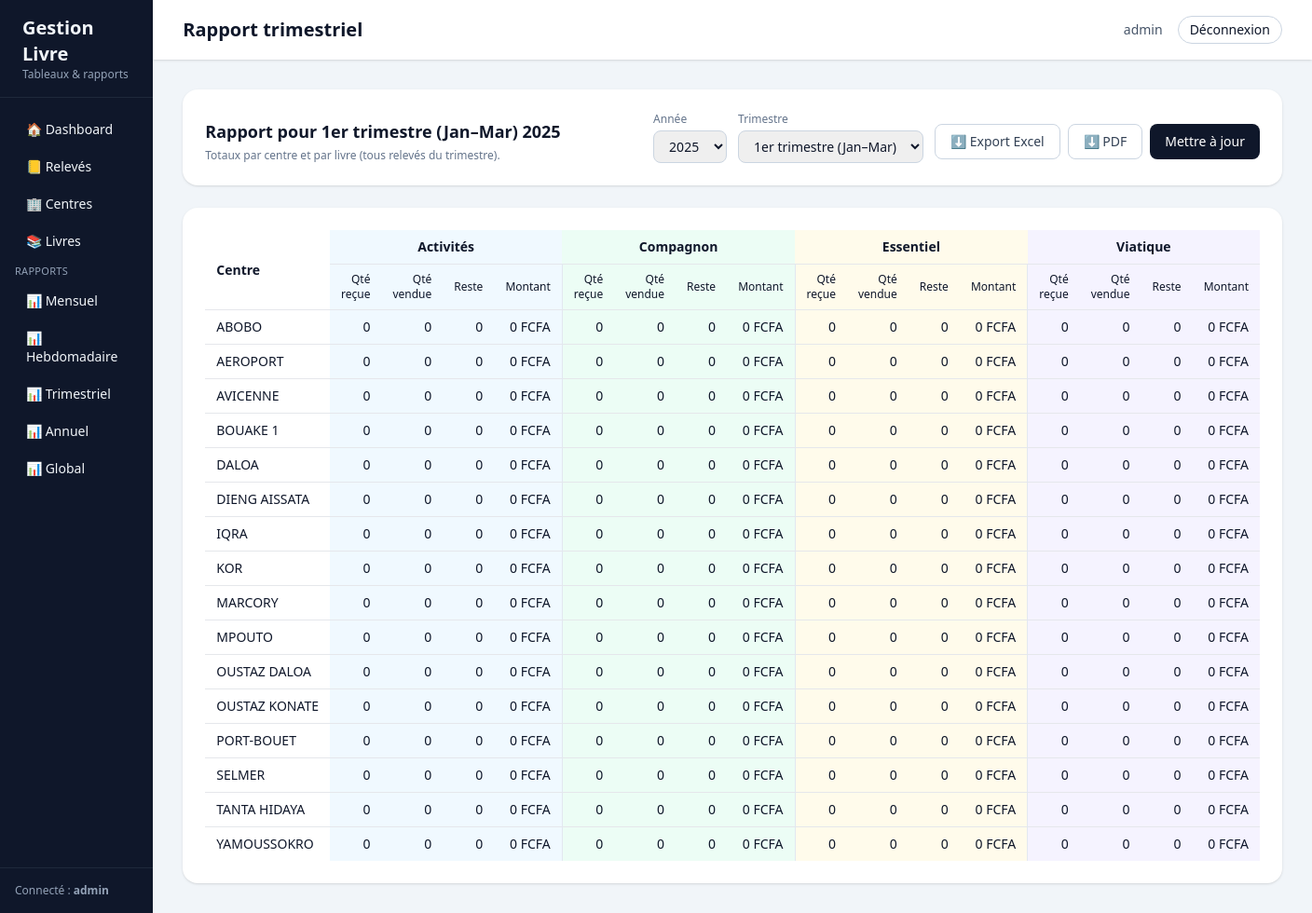
Page /rapports/trimestre/ (signed in) on the committed database.
### accounts/models.py (models this page shows, shortened)
class User(AbstractUser):
    ROLE_ADMIN = "ADMIN"
    ROLE_CENTRE = "CENTRE"
    ROLE_CHOICES = (
        (ROLE_ADMIN, "Administrateur"),
        (ROLE_CENTRE, "Centre"),
    )
    role = models.CharField(
        max_length=20,
        choices=ROLE_CHOICES,
        default=ROLE_CENTRE,
    )
    centre = models.ForeignKey(
        "gestion.Centre",
        on_delete=models.SET_NULL,
        null=True,
        blank=True,
        related_name="utilisateurs",
    )
    def is_centre(self):
        return self.role == self.ROLE_CENTRE

### gestion/models.py (models this page shows, shortened)
class Livre(models.Model):
    code = models.CharField(
        max_length=50,
        unique=True,
        help_text="Ex: COMPAGNON_180"
    )
    nom = models.CharField(
        max_length=100,
        help_text="Ex: Compagnon"
    )
    pages = models.PositiveIntegerField(default=0)
    prix_unitaire_defaut = models.DecimalField(
        max_digits=10,
        decimal_places=2,
        help_text="Prix par défaut (peut être modifié par centre/période)."
    )

class Centre(models.Model):
    nom = models.CharField(max_length=100, unique=True)
    ville = models.CharField(max_length=100, blank=True)
    contact = models.CharField(max_length=100, blank=True)

### gestion/views.py (the view)
# urls.py: path("rapports/trimestre/", rapport_trimestriel, name="rapport_trimestriel"),
@login_required
def rapport_trimestriel(request):
    today = timezone.now().date()
    try:
        year = int(request.GET.get("year", today.year))
    except ValueError:
        year = today.year
    try:
        quarter = int(request.GET.get("quarter", 1))
    except ValueError:
        quarter = 1
    date_debut, date_fin = _quarter_range(year, quarter)
    releves = ReleveCentreLivre.objects.filter(
        date_fin__gte=date_debut,
        date_fin__lte=date_fin,
    )
    user = request.user
    if hasattr(user, "is_centre") and user.is_centre() and user.centre_id:
        releves = releves.filter(centre=user.centre)
        centres = Centre.objects.filter(pk=user.centre_id)
    else:
        centres = Centre.objects.all().order_by("nom")
    livres = list(Livre.objects.all().order_by("nom"))
    rows = []
    for centre in centres:
        row = {"centre": centre, "livres": []}
        for livre in livres:
            agg = releves.filter(centre=centre, livre=livre).aggregate(
                q_recue=Sum("quantite_recue"),
                q_vendue=Sum("quantite_vendue"),
                montant=Sum("montant_ventes"),
                reste=Sum("quantite_reste"),
            )
            row["livres"].append(
                {
                    "livre": livre,
                    "q_recue": agg["q_recue"] or 0,
                    "q_vendue": agg["q_vendue"] or 0,
                    "reste": agg["reste"] or 0,
                    "montant": agg["montant"] or 0,
                }
            )
        rows.append(row)
    current_year = today.year
    year_choices = list(range(current_year - 5, current_year + 2))
    quarter_choices = [
        (1, "1er trimestre (Jan–Mar)"),
        (2, "2e trimestre (Avr–Jun)"),
        (3, "3e trimestre (Jul–Sep)"),
        (4, "4e trimestre (Oct–Déc)"),
    ]
    quarter_label = dict(quarter_choices).get(quarter, "")
    context = {
        "year": year,
        "quarter": quarter,
        "quarter_label": quarter_label,
        "year_choices": year_choices,
        "quarter_choices": quarter_choices,
        "livres": livres,
        "rows": rows,
        "colspan": 1 + len(livres) * 4,
    }
    return render(request, "gestion/rapport_trimestriel.html", context)

### gestion/views.py (called while the page is built)
def _month_range(year: int, month: int):
    start = date(year, month, 1)
    if month == 12:
        end = date(year + 1, 1, 1) - timedelta(days=1)
    else:
        end = date(year, month + 1, 1) - timedelta(days=1)
    return start, end

def _quarter_range(year: int, quarter: int):
    from math import ceil
    if quarter < 1:
        quarter = 1
    if quarter > 4:
        quarter = 4
    start_month = (quarter - 1) * 3 + 1  # 1, 4, 7, 10
    end_month = start_month + 2          # 3, 6, 9, 12
    start, _ = _month_range(year, start_month)
    _, end = _month_range(year, end_month)
    return start, end

### templates/gestion/rapport_trimestriel.html (shortened to what this page needs)
{% extends "base.html" %}
{% block header_title %}Rapport trimestriel{% endblock %}
{% block content %}
<div class="space-y-6">
  <div class="bg-white rounded-2xl shadow p-4 md:p-6 flex flex-col md:flex-row md:items-end md:justify-between gap-4">
    <div>
      <h1 class="text-lg font-semibold">
        Rapport pour {{ quarter_label }} {{ year }}
      </h1>
      <p class="text-xs text-slate-500 mt-1">
        Totaux par centre et par livre (tous relevés du trimestre).
      </p>
    </div>
    <form method="get" class="flex flex-wrap items-end gap-3 text-sm">
      <div>
        <label class="block text-xs font-medium text-slate-500 mb-1">
          Année
        </label>
        <select name="year"
                class="rounded-lg border border-slate-300 px-3 py-1.5 text-sm focus:outline-none focus:ring-2 focus:ring-slate-900">
          {% for y in year_choices %}
            <option value="{{ y }}" {% if y == year %}selected{% endif %}>
              {{ y }}
            </option>
          {% endfor %}
        </select>
      </div>
      <div>
        <label class="block text-xs font-medium text-slate-500 mb-1">
          Trimestre
        </label>
        <select name="quarter"
                class="rounded-lg border border-slate-300 px-3 py-1.5 text-sm focus:outline-none focus:ring-2 focus:ring-slate-900">
          {% for q, label in quarter_choices %}
            <option value="{{ q }}" {% if q == quarter %}selected{% endif %}>
              {{ label }}
            </option>
          {% endfor %}
        </select>
      </div>
      <div class="pb-1 flex gap-2">
        <a href="{% url 'export_rapport_trimestriel_excel' %}?year={{ year }}&quarter={{ quarter }}"
           class="rounded-lg border border-slate-300 px-4 py-2 text-sm font-medium text-slate-700 hover:bg-slate-50">
          ⬇️ Export Excel
        </a>
        <a href="{% url 'export_rapport_trimestriel_pdf' %}?year={{ year }}&month={{ month }}"
           class="rounded-lg border border-slate-300 px-4 py-2 text-sm font-medium text-slate-700 hover:bg-slate-50">
          ⬇️ PDF
        </a>
        <button type="submit"
                class="rounded-lg bg-slate-900 text-white px-4 py-2 text-sm font-medium hover:bg-slate-800">
          Mettre à jour
        </button>
      </div>
    </form>
  </div>
  <div class="bg-white rounded-2xl shadow p-4 md:p-6 overflow-x-auto">
    {% include "gestion/rapport_table.html" %}
  </div>
</div>
{% endblock %}

### templates/base.html (shortened to what this page needs)
<!DOCTYPE html>
<html lang="fr">
<head>
  <script src="https://cdn.tailwindcss.com"></script>
</head>
<body class="bg-slate-100 text-slate-900">
  <div class="min-h-screen flex"
       style="padding-top: env(safe-area-inset-top); padding-bottom: env(safe-area-inset-bottom);">
    <aside class="w-64 bg-slate-900 text-slate-100 hidden md:flex flex-col">
      <div class="px-6 py-4 border-b border-slate-800">
        <h1 class="text-xl font-bold">Gestion Livre</h1>
        <p class="text-xs text-slate-400">Tableaux &amp; rapports</p>
      </div>
      <nav class="flex-1 px-4 py-4 space-y-1 text-sm">
        <a href="{% url 'dashboard' %}" class="block px-3 py-2 rounded-lg hover:bg-slate-800">
          🏠 Dashboard
        </a>
        <a href="{% url 'releve_list' %}" class="block px-3 py-2 rounded-lg hover:bg-slate-800">
          📒 Relevés
        </a>
        <a href="{% url 'centre_list' %}" class="block px-3 py-2 rounded-lg hover:bg-slate-800">
          🏢 Centres
        </a>
        <a href="{% url 'livre_list' %}" class="block px-3 py-2 rounded-lg hover:bg-slate-800">
          📚 Livres
        </a>
        <p class="mt-4 mb-1 text-[11px] uppercase tracking-wide text-slate-400">
          Rapports
        </p>
        <a href="{% url 'rapport_mensuel' %}" class="block px-3 py-2 rounded-lg hover:bg-slate-800">
          📊 Mensuel
        </a>
        <a href="{% url 'rapport_hebdomadaire' %}" class="block px-3 py-2 rounded-lg hover:bg-slate-800">
          📊 Hebdomadaire
        </a>
        <a href="{% url 'rapport_trimestriel' %}" class="block px-3 py-2 rounded-lg hover:bg-slate-800">
          📊 Trimestriel
        </a>
        <a href="{% url 'rapport_annuel' %}" class="block px-3 py-2 rounded-lg hover:bg-slate-800">
          📊 Annuel
        </a>
        <a href="{% url 'rapport_global' %}" class="block px-3 py-2 rounded-lg hover:bg-slate-800">
          📊 Global
        </a>
      </nav>
      <div class="px-4 py-4 border-t border-slate-800 text-xs text-slate-400">
        {% if request.user.is_authenticated %}
          Connecté : <span class="font-semibold">{{ request.user.username }}</span><br />
        {% endif %}
      </div>
    </aside>
    <main class="flex-1 flex flex-col">
      <header class="h-16 bg-white shadow flex items-center justify-between px-4 md:px-8">
        <div class="flex items-center gap-3">
          <h2 class="text-lg md:text-xl font-semibold">
            {% block header_title %}Dashboard{% endblock %}
          </h2>
        </div>
        <div class="flex items-center gap-4 text-sm">
          {% if request.user.is_authenticated %}
            <span class="hidden sm:inline text-slate-600">
              {{ request.user.username }}
            </span>
            <form method="post" action="{% url 'logout' %}">
              <button
                type="submit"
                class="px-3 py-1 rounded-full border border-slate-300 hover:bg-slate-100"
              >
                Déconnexion
              </button>
            </form>
          {% else %}
            <a href="{% url 'login' %}" class="px-3 py-1 rounded-full bg-slate-900 text-white">
              Connexion
            </a>
          {% endif %}
        </div>
      </header>
      <section class="p-4 md:p-8">
        {% block content %}{% endblock %}
      </section>
    </main>
  </div>
</body>
</html>

### templates/gestion/rapport_table.html (shortened to what this page needs)
<table class="min-w-full text-xs md:text-sm">
  <thead>
    <tr class="border-b">
      <th rowspan="2" class="py-2 px-3 text-left align-middle bg-white">
        Centre
      </th>
      {% for livre in livres %}
        <th colspan="4"
            class="py-2 px-3 text-center text-xs md:text-sm font-semibold
            {% if forloop.counter0 == 0 %}bg-sky-50
            {% elif forloop.counter0 == 1 %}bg-emerald-50
            {% elif forloop.counter0 == 2 %}bg-amber-50
            {% else %}bg-violet-50{% endif %}">
          {{ livre.nom }}
        </th>
      {% endfor %}
    </tr>
    <tr class="border-b">
      {% for livre in livres %}
        <th class="py-2 px-3 text-right text-[11px] md:text-xs font-medium
            {% if forloop.counter0 == 0 %}bg-sky-50
            {% elif forloop.counter0 == 1 %}bg-emerald-50
            {% elif forloop.counter0 == 2 %}bg-amber-50
            {% else %}bg-violet-50{% endif %}
            {% if not forloop.first %} border-l border-slate-200{% endif %}">
          Qté reçue
        </th>
        <th class="py-2 px-3 text-right text-[11px] md:text-xs font-medium
            {% if forloop.counter0 == 0 %}bg-sky-50
            {% elif forloop.counter0 == 1 %}bg-emerald-50
            {% elif forloop.counter0 == 2 %}bg-amber-50
            {% else %}bg-violet-50{% endif %}">
          Qté vendue
        </th>
        <th class="py-2 px-3 text-right text-[11px] md:text-xs font-medium
            {% if forloop.counter0 == 0 %}bg-sky-50
            {% elif forloop.counter0 == 1 %}bg-emerald-50
            {% elif forloop.counter0 == 2 %}bg-amber-50
            {% else %}bg-violet-50{% endif %}">
          Reste
        </th>
        <th class="py-2 px-3 text-right text-[11px] md:text-xs font-medium
            {% if forloop.counter0 == 0 %}bg-sky-50
            {% elif forloop.counter0 == 1 %}bg-emerald-50
            {% elif forloop.counter0 == 2 %}bg-amber-50
            {% else %}bg-violet-50{% endif %}">
          Montant
        </th>
      {% endfor %}
    </tr>
  </thead>
  <tbody>
    {% if rows %}
      {% for row in rows %}
        <tr class="border-b last:border-0 hover:bg-slate-50/40">
          <td class="py-2 px-3 font-medium text-left whitespace-nowrap bg-white">
            {{ row.centre.nom }}
          </td>
          {% for data in row.livres %}
            <td class="py-2 px-3 text-right text-xs md:text-sm
                       {% if forloop.counter0 == 0 %}bg-sky-50
                       {% elif forloop.counter0 == 1 %}bg-emerald-50
                       {% elif forloop.counter0 == 2 %}bg-amber-50
                       {% else %}bg-violet-50{% endif %}
                       {% if not forloop.first %} border-l border-slate-200{% endif %}">
              {{ data.q_recue }}
            </td>
            <td class="py-2 px-3 text-right text-xs md:text-sm
                       {% if forloop.counter0 == 0 %}bg-sky-50
                       {% elif forloop.counter0 == 1 %}bg-emerald-50
                       {% elif forloop.counter0 == 2 %}bg-amber-50
                       {% else %}bg-violet-50{% endif %}">
              {{ data.q_vendue }}
            </td>
            <td class="py-2 px-3 text-right text-xs md:text-sm
                       {% if forloop.counter0 == 0 %}bg-sky-50
                       {% elif forloop.counter0 == 1 %}bg-emerald-50
                       {% elif forloop.counter0 == 2 %}bg-amber-50
                       {% else %}bg-violet-50{% endif %}">
              {{ data.reste }}
            </td>
            <td class="py-2 px-3 text-right text-xs md:text-sm
                       {% if forloop.counter0 == 0 %}bg-sky-50
                       {% elif forloop.counter0 == 1 %}bg-emerald-50
                       {% elif forloop.counter0 == 2 %}bg-amber-50
                       {% else %}bg-violet-50{% endif %}">
              {{ data.montant }} FCFA
            </td>
          {% endfor %}
        </tr>
      {% endfor %}
    {% endif %}
  </tbody>
</table>

### rows in the picture
User: user.username "admin"
Livre: nom "Activités", q_recue "0", q_vendue "0", reste "0", montant "0"
Livre: nom "Compagnon", q_recue "0", q_vendue "0", reste "0", montant "0"
Livre: nom "Essentiel", q_recue "0", q_vendue "0", reste "0", montant "0"
Livre: nom "Viatique", q_recue "0", q_vendue "0", reste "0", montant "0"
Centre: centre.nom "ABOBO"
Centre: centre.nom "AEROPORT"
Centre: centre.nom "AVICENNE"
Centre: centre.nom "BOUAKE 1"
Centre: centre.nom "DALOA"
Centre: centre.nom "DIENG AISSATA"
Centre: centre.nom "IQRA"
Centre: centre.nom "KOR"
Centre: centre.nom "MARCORY"
Centre: centre.nom "MPOUTO"
Centre: centre.nom "OUSTAZ DALOA"
Centre: centre.nom "OUSTAZ KONATE"
Centre: centre.nom "PORT-BOUET"
Centre: centre.nom "SELMER"
Centre: centre.nom "TANTA HIDAYA"
Centre: centre.nom "YAMOUSSOKRO"

### other values in the picture
{{ quarter_label }} "1er trimestre (Jan–Mar)"
{{ year }} "2025"
form field year "2025"
form field quarter "1er trimestre (Jan–Mar)"
